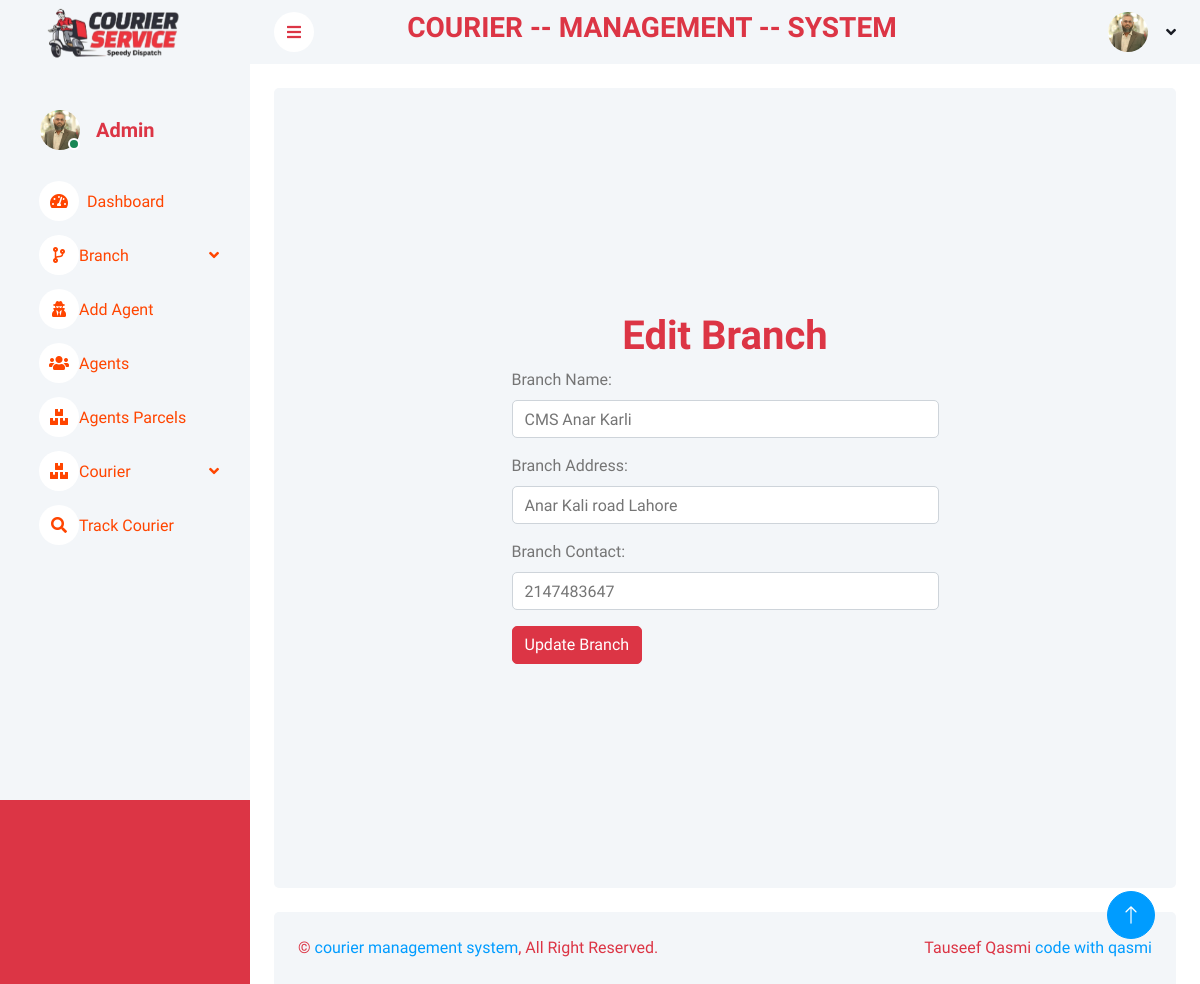
/editBranch.php?id=3, run on an earlier commit of the app's database.
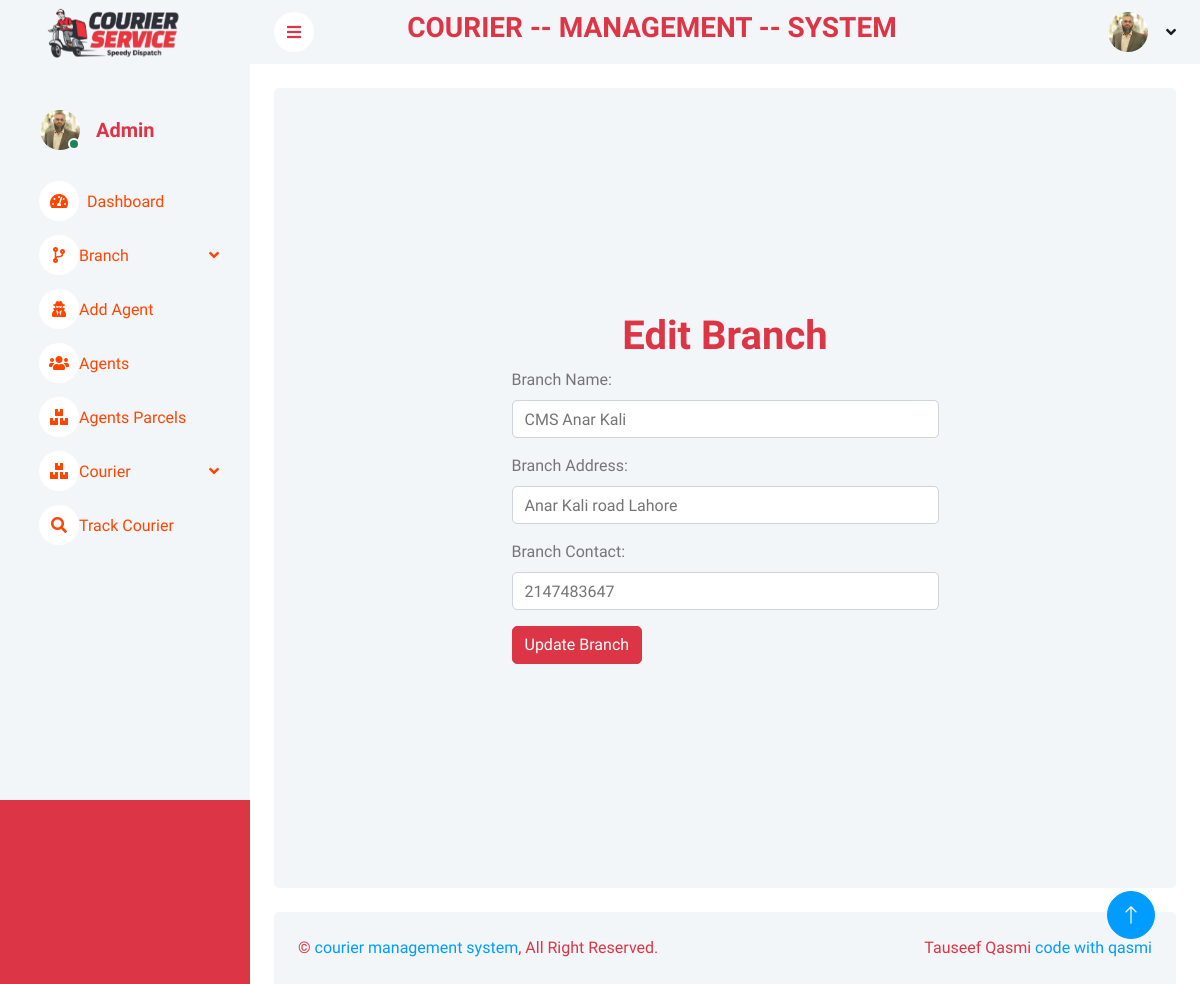
And on a later commit of the database.
### tables this page shows
CREATE TABLE `branch` (
  `b_id` int(10) NOT NULL,
  `b_name` varchar(50) NOT NULL,
  `b_address` varchar(50) NOT NULL,
  `b_phone` int(20) NOT NULL,
  `b_city` varchar(20) NOT NULL
);

### editBranch.php (the view, shortened to what this page needs)
<?php
include("connection.php");
include("header.php");
$b_id = $_GET['id'];
$sql = "SELECT * FROM branch WHERE b_id = :b_id";
$stmt = $conn->prepare($sql);
$stmt->bindParam(':b_id', $b_id);
$stmt->execute();
$result = $stmt->fetch(PDO::FETCH_ASSOC);
if ($_SERVER['REQUEST_METHOD'] == 'GET') {
?>
    <div class="container-fluid pt-4 px-4">
        <div class="row vh-100 bg-light rounded align-items-center justify-content-center mx-0">
            <div class="col-md-6">
                <h1 class="text-center text-danger">Edit Branch</h1>
                <form action="<?php echo $_SERVER['PHP_SELF']; ?>?id=<?php echo $b_id; ?>" method="post">
                    <div class="form-group">
                        <label for="b_name">Branch Name:</label>
                        <input type="text" class="form-control" id="b_name" name="b_name" value="<?php echo $result['b_name']; ?>" required pattern="[a-zA-Z0-9\s]{5,}" title="Minimum 5 characters">
                    </div>
                    <div class="form-group">
                        <label for="b_address">Branch Address:</label>
                        <input type="text" class="form-control" id="b_address" name="b_address" value="<?php echo $result['b_address']; ?>" required pattern="[a-zA-Z0-9\s]{5,}" title="Minimum 5 characters">
                    </div>
                    <div class="form-group">
                        <label for="b_phone">Branch Contact:</label>
                        <input type="tel" class="form-control" id="b_phone" name="b_phone" value="<?php echo $result['b_phone']; ?>" required pattern="[0-9]{10,}" title="Minimum 10 digits">
                    </div>
                    <button type="submit" class="btn btn-danger">Update Branch</button>
                </form>
            </div>
        </div>
    </div>
<?php
}
?>
<?php
include("footer.php");
?>

What changed in the data, as far as the page shows it:
changed branch "Anar Kali road Lahore": b_name "CMS Anar Karli" → "CMS Anar Kali"
